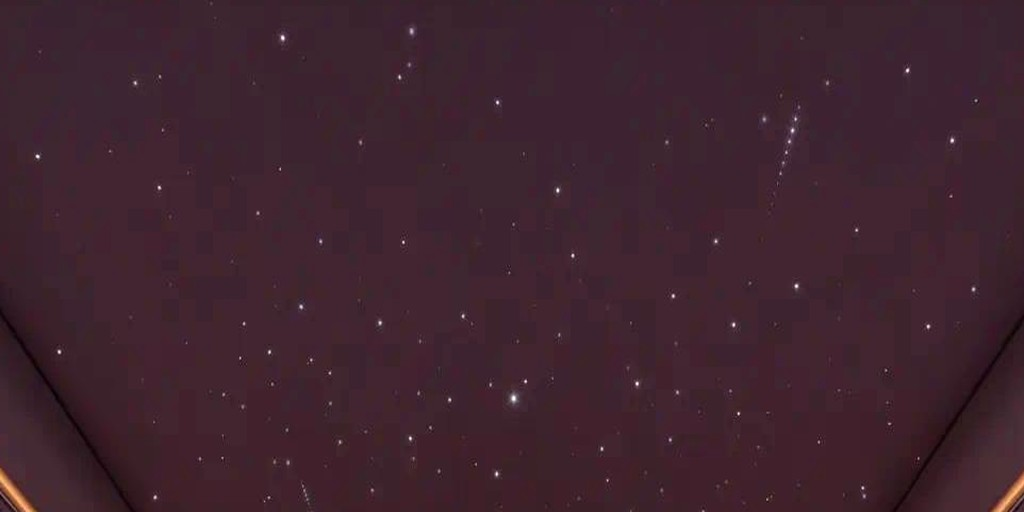
#> input picture src/assets/ref/headliner-star.jpg, 1024 x 512 px
$ python -i r29_tex_stats.py   (imports and definitions only)
#> lines starting #> are read from the running program, lines starting #| are printed output that depends on the picture; after the words box and inside, x2 and y2 are one past the last pixel; in counts of white or black regions, pixels touching at a corner belong together
#!/usr/bin/env python3
# -*- coding: utf-8 -*-
"""
R29 · 参考包贴图**统计量**抽取（开发线 C：材质/贴图）

══ 法律红线（Fab Standard License + NoAI）══════════════════════════════════
本脚本**只读**参考包 png，输出的全是**标量统计量**（中位色 / 分位 / 对比度 /
颗粒尺度 / 噪声频谱 / 法线强度 / 砌缝周期与缝宽比 / 磨损分布）。
  ✅ 允许：用这些统计值**驱动**程序化生成器调参（写进 stoneTexture.ts 的参数表）。
  ❌ 禁止：把任何 png 字节、采样图块、压缩副本写进仓库或运行时；运行时不得读这些文件。
交付物必须保持「零外部资产」。本脚本不产出任何图像文件（连缩略图都不写）。

══ 输出的统计量口径 ══════════════════════════════════════════════════════
一切几何尺度都在 **A = 1024** 的归一化网格上度量（各图原生分辨率不同，
先重采样到 1024² 再比）。因此「周期 256px」= 「沿该方向 4 个砌块/图」，
这个相对量才是能直接驱动 `STONE_TILE_METERS` 与 rows/cols 的口径。

- color      : 中位色 + 每通道 p05/p50/p95 + 亮度 L 的均值/标准差/对比度
- grain      : 高通残差的径向功率谱主频 ⇒ 颗粒主波长（px@1024 + 每图周期数）
- period     : 行/列均值剖面的循环自相关 ⇒ 砌缝周期（px@1024 + 每图块数）
- normal     : |n.xy| 均值 + 等效倾角（deg）+ 法线细节能量
- masonry    : 错缝相位（复相量法）、缝宽占比（形态学闭运算基线）、磨损/污渍低频强度

用法：
  python tools/r29_tex_stats.py [--src <dir>] [--json .qa/r29_tex_stats.json] [--res 1024]
"""
import argparse
import json
import os
import re
import sys
import time
from datetime import datetime

import numpy as np
from PIL import Image

DEFAULT_SRC = r"F:/Game/VaultCache/FabLibrary/White_castle-0ffccb05/fbx/whitecastle_fbx_extracted/WhiteCastle_FBX"
DEFAULT_JSON = ".qa/r29_tex_stats.json"

# 族归属（按文件名前缀）
FAMILY_RULES = [
    ("StoneFloor", "floor"),
    ("Wallwhite", "wall"),
    ("Wall1", "wall"),
    ("Heaven_Castle", "castle"),
    ("Details", "gold"),
    ("Rock_CliffCoastal5", "rock"),
    ("Rocks_Volume123", "rock"),
    ("DarkRockDesert", "rock"),
]

# 通道类型（按后缀）
TYPE_RULES = [
    ("_normal", "normal"),
    ("_nmap", "normal"),
    ("_gloss", "gloss"),
    ("_metalness", "metalness"),
    ("_metal", "metalness"),
    ("_albedo", "albedo"),
    ("_diff", "albedo"),
    ("_color", "albedo"),
]

ANALYSIS_RES = 1024


def hexs(rgb):
    return "#%02x%02x%02x" % tuple(max(0, min(255, int(round(c)))) for c in rgb)


def classify(name):
    stem = os.path.splitext(name)[0]
    fam = "other"
    for key, val in FAMILY_RULES:
        if stem.startswith(key):
            fam = val
            break
    typ = "albedo"
    low = stem.lower()
    for key, val in TYPE_RULES:
        if low.endswith(key):
            typ = val
            break
    return fam, typ


def box_blur(a, k, axis):
    """可分离盒式均值滤波（边缘复制填充，输出与输入同形）"""
    k = int(k)
    if k <= 1:
        return a.astype(np.float64, copy=True)
    if k % 2 == 0:
        k += 1  # 对称 same-size 卷积要求奇数窗
    pad = k // 2
    if axis == 0:
        ap = np.pad(a, ((pad, pad), (0, 0)), mode="edge")
        c = np.empty((ap.shape[0] + 1, ap.shape[1]), dtype=np.float64)
        c[0] = 0.0
        np.cumsum(ap, axis=0, dtype=np.float64, out=c[1:])
        return (c[k:] - c[:-k]) / k
    ap = np.pad(a, ((0, 0), (pad, pad)), mode="edge")
    c = np.empty((ap.shape[0], ap.shape[1] + 1), dtype=np.float64)
    c[:, 0] = 0.0
    np.cumsum(ap, axis=1, dtype=np.float64, out=c[:, 1:])
    return (c[:, k:] - c[:, :-k]) / k


def _slide(a, k, axis):
    from numpy.lib.stride_tricks import sliding_window_view

    pad = k // 2
    if axis == 0:
        ap = np.pad(a, ((pad, pad), (0, 0)), mode="edge")
        v = sliding_window_view(ap, k, axis=0)[: a.shape[0], :, :]
    else:
        ap = np.pad(a, ((0, 0), (pad, pad)), mode="edge")
        v = sliding_window_view(ap, k, axis=1)[:, :, :][:, : a.shape[1], :]
    return v


def rank_filter(a, k, axis, mode):
    """可分离 min/max 滤波（sliding_window_view，比 scipy 慢但零依赖）"""
    if k <= 1:
        return a.copy()
    v = _slide(a, k, axis)
    return v.max(axis=2) if mode == "max" else v.min(axis=2)


def closing_baseline(a, k=9):
    """形态学闭运算（先膨胀后腐蚀）⇒ 抹掉细暗缝的『无缝基线』"""
    b = rank_filter(a, k, 1, "max")
    b = rank_filter(b, k, 0, "max")
    b = rank_filter(b, k, 1, "min")
    b = rank_filter(b, k, 0, "min")
    return b


def circular_autocorr(sig):
    n = sig.size
    f = np.fft.rfft(sig - sig.mean())
    ac = np.fft.irfft(f * np.conj(f), n)
    if ac[0] <= 1e-12:
        return np.zeros(n)
    return ac / ac[0]


def find_period(prof, nmin=8, nmax=None):
    """剖面循环自相关的主周期：返回 (period_px, ac_peak, blocks_per_tile, harmonics_ok)"""
    n = prof.size
    nmax = nmax or n // 2
    ac = circular_autocorr(prof)
    seg = ac[nmin:nmax]
    if seg.size < 4:
        return None, 0.0, None, False
    # 局部极大（含平台中点）
    idx = np.where((seg[1:-1] > seg[:-2]) & (seg[1:-1] >= seg[2:]))[0] + 1
    if idx.size == 0:
        j = int(np.argmax(seg))
        period = nmin + j
        return period, float(seg[j]), round(n / period, 3), False
    cand = idx[np.argsort(seg[idx])[::-1]][:6]
    best = None
    for j in sorted(cand, key=lambda j: j):
        p = nmin + int(j)
        if p * 2 < n:
            harm = float(ac[p * 2])
        else:
            harm = float(ac[p * 2 - n])
        # 偏好：自相关高 + 二次谐波也高（真周期而非噪声孤立峰）
        score = float(seg[j]) + 0.5 * max(0.0, harm)
        if best is None or score > best[0]:
            best = (score, p, float(seg[j]), harm)
    if best is None:
        return None, 0.0, None, False
    _, p, peak, harm = best
    return p, peak, round(n / p, 3), bool(harm > 0.15)


def radial_spectrum_peak(hp, res):
    """高通残差的径向平均功率谱 ⇒ 主频（cycles/tile）与颗粒主波长（px@res）"""
    f = np.fft.rfft2(hp)
    p = np.abs(f) ** 2
    ny, nx = hp.shape
    kx = np.fft.rfftfreq(nx, d=1.0 / nx)  # cycles per tile
    ky = np.fft.fftfreq(ny, d=1.0 / ny)
    kx2 = kx[None, :] ** 2
    ky2 = (ky[:, None]) ** 2
    r = np.sqrt(kx2 + ky2)
    rb = np.round(r).astype(np.int64)
    nb = int(rb.max()) + 1
    tot = np.bincount(rb.ravel(), weights=p.ravel(), minlength=nb)
    cnt = np.bincount(rb.ravel(), minlength=nb).astype(np.float64)
    prof = np.where(cnt > 0, tot / np.maximum(cnt, 1), 0.0)
    lo = max(2, int(res * 0.008))  # 排除极低频（结构层）
    hi = min(len(prof) - 1, int(res * 0.5))
    if hi <= lo:
        return None, None
    j = int(np.argmax(prof[lo:hi])) + lo
    fc = float(j)
    if fc <= 0:
        return None, None
    return fc, (res / fc)


def analyse(path, res=ANALYSIS_RES, deep=True):
#> called with path = '../src/assets/ref/headliner-star.jpg', res = 1024, deep = True
    im = Image.open(path)
#> im is the input picture: PIL image 1024x512 RGB; mean R, G, B 62.9, 35.6, 46.7
    native = list(im.size)
#> native = [1024, 512]
    im = im.convert("RGB")
    # 原生分辨率中心裁块（只用于高频颗粒能量，避免重采样把细颗粒洗掉）
    grain_native = None
    if deep:
        cw = min(native[0], 512)
#> cw = 512
        ch = min(native[1], 512)
#> ch = 512
        cx0 = (native[0] - cw) // 2
#> cx0 = 256
        cy0 = (native[1] - ch) // 2
#> cy0 = 0
        crop = np.asarray(im.crop((cx0, cy0, cx0 + cw, cy0 + ch)), dtype=np.float32)
        lc = 0.2126 * crop[:, :, 0] + 0.7152 * crop[:, :, 1] + 0.0722 * crop[:, :, 2]
        hp_n = lc - box_blur(box_blur(lc, 3, 0), 3, 1)
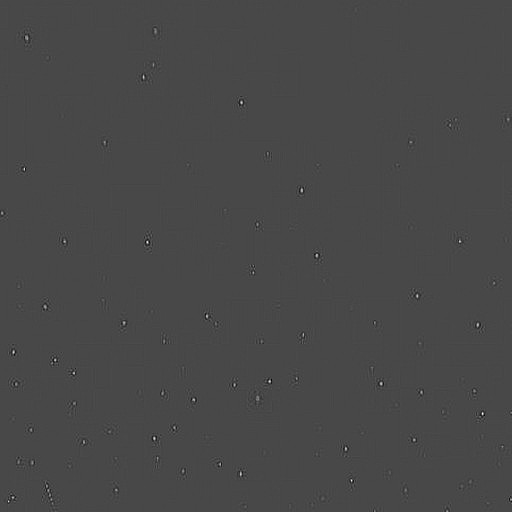
#> hp_n: shape (512, 512) float64; min -35.28, max 89.01, mean 0; drawn with min black and max white
        grain_native = float(np.std(hp_n))
#> grain_native = 1.73

    small = im.resize((res, res), Image.LANCZOS)
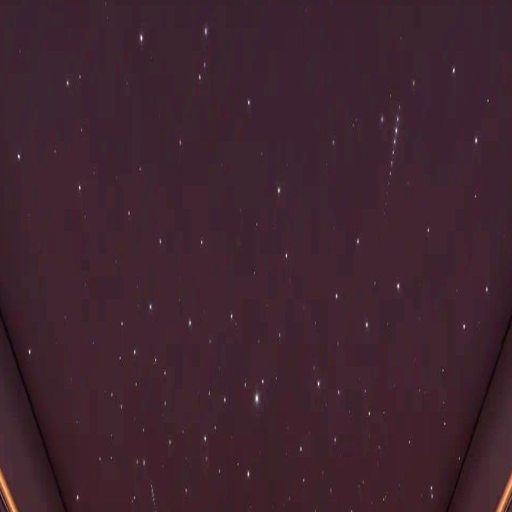
#> small: PIL image 1024x1024 RGB (shown at 1/2 size); mean R, G, B 62.9, 35.6, 46.7
    a = np.asarray(small, dtype=np.float32)
#> a: shape (1024, 1024, 3) float32
    r, g, b = a[:, :, 0], a[:, :, 1], a[:, :, 2]
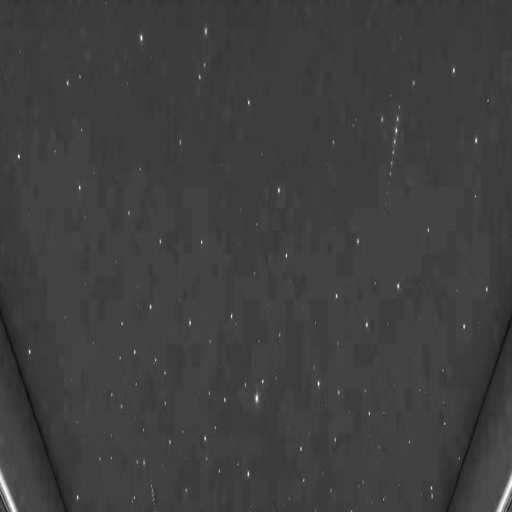
#> r: shape (1024, 1024) float32 (shown at 1/2 size); min 10, max 255, mean 62.9
    l = 0.2126 * r + 0.7152 * g + 0.0722 * b

    name = os.path.basename(path)
    fam, typ = classify(name)

    out = {
        "file": name,
        "family": fam,
        "channel": typ,
        "native_size": native,
        "analysis_res": res,
    }

    # ── 色彩 ────────────────────────────────────────────────
    ch_pct = {}
    for key, arr in (("r", r), ("g", g), ("b", b)):
        q = np.percentile(arr, [5, 50, 95])
        ch_pct[key] = [round(float(v), 1) for v in q]
#> this loop made 3 passes
#> (key, q) on passes 1 to 3: ('r', [56, 62, 68]), ('g', [30, 35, 39]), ('b', [39, 48, 51])
#> after the loop, ch_pct = {'r': [56, 62, 68], 'g': [30, 35, 39], 'b': [39, 48, 51]}
    med = np.array([ch_pct["r"][1], ch_pct["g"][1], ch_pct["b"][1]])
#> med = [62, 35, 48]
    lq = np.percentile(l, [5, 25, 50, 75, 95])
#> lq = [37.1, 40.66, 41.61, 43.82, 45.39]
    out["median_hex"] = hexs(med)
    out["median_rgb"] = [int(round(v)) for v in med]
    out["channel_p05_p50_p95"] = ch_pct
    out["lum_pct"] = {k: round(float(v), 1) for k, v in zip(("p05", "p25", "p50", "p75", "p95"), lq)}
    out["lum_mean"] = round(float(l.mean()), 2)
    out["lum_std"] = round(float(l.std()), 2)
    out["contrast_p95_p05"] = round(float(lq[4] - lq[0]), 2)
    out["contrast_rms"] = round(float(l.std() / max(l.mean(), 1e-6)), 4)
    out["warm_bias_R_minus_B"] = round(float((r - b).mean()), 2)
    out["mean_saturation"] = round(float((a.max(axis=2) - a.min(axis=2)).mean()), 2)

    # ── 颗粒主尺度（高通残差径向功率谱）─────────────────────
    blur = box_blur(box_blur(l, 5, 0), 5, 1)
    hp = l - blur
    out["detail_std"] = round(float(hp.std()), 3)
    out["grain_std_native"] = round(grain_native, 3) if grain_native is not None else None
    try:
        fc, wl = radial_spectrum_peak(hp, res)
#> in radial_spectrum_peak, `p = np.abs(f) ** 2`:
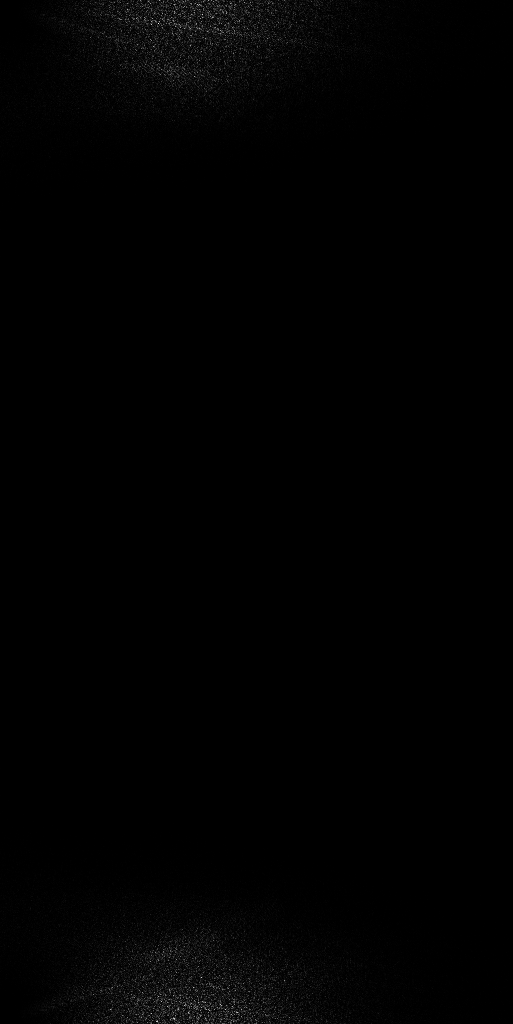
#> p: shape (1024, 513) float64; min 0.498, max 930984944.7, mean 6620602.1; drawn with min black and max white
#> in radial_spectrum_peak, `tot = np.bincount(rb.ravel(), weights=p.ravel(), minlength=nb)`: tot = 725 values, max 2.1e+10 at index 230, min 13.53 at index 724, mean 4.8e+09
#> in radial_spectrum_peak, `prof = np.where(cnt > 0, tot / np.maximum(cnt, 1), 0.0)`: prof = 725 values, max 39349911.7 at index 163, min 13.53 at index 724, mean 8572423.9
#> in radial_spectrum_peak, `hi = min(len(prof) - 1, int(res * 0.5))`: hi = 512
#> in radial_spectrum_peak, `j = int(np.argmax(prof[lo:hi])) + lo`: j = 163
#> fc = 163; wl = 6.28
        out["grain_cycles_per_tile"] = round(fc, 2) if fc else None
        out["grain_wave_px"] = round(wl, 2) if wl else None
    except Exception as e:  # noqa: BLE001
        out["grain_cycles_per_tile"] = None
        out["grain_wave_px"] = None
        out["grain_error"] = str(e)[:120]

    # ── 周期性砌缝（行/列均值剖面自相关）────────────────────
    px, peak_x, bx, hx = find_period(l.mean(axis=0))
#> in circular_autocorr, `ac = np.fft.irfft(f * np.conj(f), n)`: ac = 1024 values, max 1320.2 at index 0, min -376.5 at index 106, mean 1.15e-10
#> in find_period, `ac = circular_autocorr(prof)`: ac = 1024 values, max 1 at index 0, min -0.285 at index 106, mean 8.72e-14
#> in find_period, `seg = ac[nmin:nmax]`: seg = 504 values, max 0.716 at index 0, min -0.285 at index 98, mean -0.0128
#> in find_period, `idx = np.where((seg[1:-1] > seg[:-2]) & (seg[1:-1] >= seg[2:]))[0] + 1`: idx = 31 values from 51 to 502
#> in find_period, `cand = idx[np.argsort(seg[idx])[::-1]][:6]`: cand = [218, 213, 502, 152, 168, 172]
#> the loop in find_period, `for j in sorted(cand, key=lambda j: j):` made 6 passes
#> (j, p, harm, score, best) on passes 1, 4, 5, 6: (152, 160, -0.226, 0.0736, (0.0736, 160, 0.0736, -0.226)), (213, 221, -0.0705, 0.185, (0.185, 221, 0.185, -0.0705)), (218, 226, -0.0535, 0.19, (0.19, 226, 0.19, -0.0535)), (502, 510, 0.826, 0.552, (0.552, 510, 0.139, 0.826))
#> (j, p, harm, score) on passes 2 to 3: (168, 176, -0.0986, 0.0661), (172, 180, -0.0746, 0.0635)
#> in find_period, `_, p, peak, harm = best`: peak = 0.139
#> px = 510; peak_x = 0.139; bx = 2.01; hx = True
    py, peak_y, byy, hy = find_period(l.mean(axis=1))
#> the loop in find_period (call 2), `for j in sorted(cand, key=lambda j: j):` made 6 passes
#> (j, p, harm, score, best) on passes 1 to 2: (71, 79, 0.24, 0.481, (0.481, 79, 0.36, 0.24)), (83, 91, 0.258, 0.496, (0.496, 91, 0.367, 0.258))
#> (j, p, harm, score) on passes 3 to 6: (167, 175, -0.279, 0.272), (279, 287, -0.436, -0.218), (306, 314, -0.323, -0.203), (324, 332, -0.31, -0.218)
#> py = 91; peak_y = 0.367; byy = 11.25; hy = True
    out["period_x_px"] = px
    out["period_x_ac"] = round(peak_x, 3)
    out["period_x_blocks"] = bx
    out["period_x_harmonic"] = hx
    out["period_y_px"] = py
    out["period_y_ac"] = round(peak_y, 3)
    out["period_y_blocks"] = byy
    out["period_y_harmonic"] = hy

    # ── 法线强度（仅 normal 通道）───────────────────────────
    if typ == "normal":
        nx = r / 255.0 * 2.0 - 1.0
        ny = g / 255.0 * 2.0 - 1.0
        nz = b / 255.0 * 2.0 - 1.0
        mag = np.sqrt(nx * nx + ny * ny)
        out["normal_mean_xy_mag"] = round(float(mag.mean()), 4)
        out["normal_p95_xy_mag"] = round(float(np.percentile(mag, 95)), 4)
        out["normal_mean_tilt_deg"] = round(float(np.degrees(np.arctan2(mag.mean(), max(nz.mean(), 1e-6)))), 2)
        out["normal_detail_std"] = round(float(mag.std()), 4)
        out["normal_z_mean"] = round(float(nz.mean()), 4)
        # 缝/倒角的真实宽度占比：法线偏离平坦的像素比例（p85 门限 = 坡面/沟槽覆盖）。
        # 比从 albedo 阈值抠暗线稳得多——它不受污渍/明度漂移影响。
        out["relief_ratio_p85"] = round(float((mag > np.percentile(mag, 85)).mean()), 4)
        # 法线自身的周期（砌缝网格在法线图里往往比 albedo 清晰）
        npx, npkx, nbx, _ = find_period(mag.mean(axis=0))
        npy, npky, nby, _ = find_period(mag.mean(axis=1))
        out["normal_period_x_px"] = npx
        out["normal_period_x_blocks"] = nbx
        out["normal_period_x_ac"] = round(npkx, 3)
        out["normal_period_y_px"] = npy
        out["normal_period_y_blocks"] = nby
        out["normal_period_y_ac"] = round(npky, 3)

    # ── 砌体结构（仅 albedo）：错缝相位 / 缝宽占比 / 磨损污渍 ──
    if typ == "albedo" and deep:
        try:
            k = 9
            base = closing_baseline(l, k)
            dark = base - l  # 细暗缝 ⇒ 正值
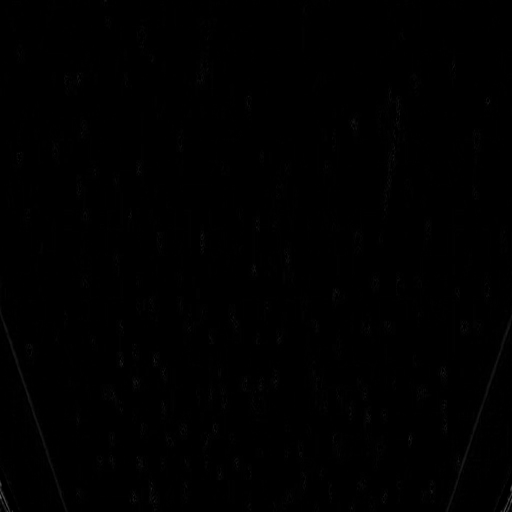
#> dark: shape (1024, 1024) float32 (shown at 1/2 size); min 0, max 107.1, mean 0.6
            # 阈值取得偏严（2σ）：宁可少捕也不把高频噪声读成缝。
            # ⚠ 实测 StoneFloor 这类低对比高噪底材该值会虚高到 0.5 —— 判"是不是真砌缝"
            #   必须看 joint_is_grid（暗缝掩膜自身的周期是否与全图周期一致），单看比值会误判。
            thr = max(3.0, float(dark.std()) * 2.0)
#> thr = 4.14
            mask = dark > thr
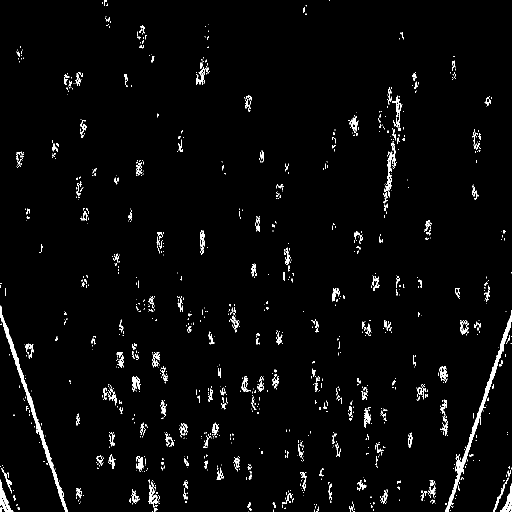
#> mask: shape (1024, 1024) bool (shown at 1/2 size); 2.5% white; 1430 white regions (1202 under 20 px), largest, box (x1, y1, x2, y2) and area: (890, 620, 1024, 1024) 2834, (0, 611, 136, 1024) 2740, (0, 959, 22, 1024) 561
            out["joint_ratio"] = round(float(mask.mean()), 4)
            # 缝是否成网格：暗缝掩膜自身的 x/y 均值剖面周期（与全图周期一致 ⇒ 真砌缝，
            # 否则只是高频噪声被阈值误捕）
            mp = mask.astype(np.float32)
            jpx, jpkx, _, _ = find_period(mp.mean(axis=0))
#> jpx = 58; jpkx = 0.184
            jpy, jpky, _, _ = find_period(mp.mean(axis=1))
#> jpy = 68; jpky = 0.369
            out["joint_mask_period_x"] = jpx
            out["joint_mask_period_x_ac"] = round(jpkx, 3)
            out["joint_mask_period_y"] = jpy
            out["joint_mask_period_y_ac"] = round(jpky, 3)
            out["joint_is_grid"] = bool(
                jpkx > 0.12 and jpx is not None and px is not None and abs(jpx - px) <= max(4, px * 0.12)
            )

            # 低频（污渍/磨损）强度：大盒滤波后 std 占全局 std 的比例
            low = box_blur(box_blur(l, 33, 0), 33, 1)
            out["lowfreq_std_ratio"] = round(float(low.std() / max(l.std(), 1e-6)), 4)
            out["lowfreq_p95_p05"] = round(float(np.percentile(low, 95) - np.percentile(low, 5)), 2)

            # 错缝：把图按水平缝分成条带，逐条带求 x 向基频复相量
            if py and py >= 8:
                bands = max(2, int(round(res / py)))
#> bands = 11
                bh = res / bands
#> bh = 93.09
                ph = []
                for i in range(bands):
                    y0 = int(i * bh)
                    y1 = int((i + 1) * bh)
                    if y1 - y0 < 8:
                        continue
                    band = l[y0:y1, :]
                    if px and px >= 8:
                        xs = np.arange(res, dtype=np.float64)
                        # x 向基频复相量：Z 的辐角 = 该条带竖缝图案的相位（px 内偏移）
                        z = np.exp(-2j * np.pi * xs / px)
                        prof = (band - band.mean()).mean(axis=0)
                        Z = np.sum(prof * z)
                        amp = float(np.abs(Z))
                        if amp > 1e-6:
                            phase = float(np.angle(Z))
                            ph.append(((phase / (2 * np.pi)) % 1.0, amp))
#> this loop made 11 passes
#> (y0, y1, amp, phase) on passes 1 to 11: (0, 93, 398.2, 2.28), (93, 186, 76.71, 0.416), (186, 279, 200.4, -2.83), (279, 372, 106.1, -1.8), (372, 465, 274.9, -2.99), (465, 558, 510.4, 3.1), (558, 651, 1009.9, 2.92), (651, 744, 1707.2, 3.04), (744, 837, 1010.1, -3.08), (837, 930, 113.1, 2.49), (930, 1024, 2762.5, -0.0195)
#> pass 1, in analyse, `band = l[y0:y1, :]`:
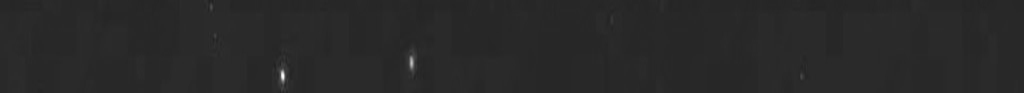
#> band: shape (93, 1024) float32; min 33.32, max 250, mean 41.3
#> after the loop, ph = [(0.363, 398.2), (0.0662, 76.71), (0.549, 200.4), (0.714, 106.1), (0.524, 274.9), (0.494, 510.4), (0.464, 1009.9), (0.484, 1707.2), (0.51, 1010.1), (0.397, 113.1), (0.997, 2762.5)]
                if len(ph) >= 2:
                    fr = np.array([p[0] for p in ph])
#> fr = [0.363, 0.0662, 0.549, 0.714, 0.524, 0.494, 0.464, 0.484, 0.51, 0.397, 0.997]
                    # 与首条带的相位差（环形）
                    d = (fr - fr[0]) % 1.0
#> d = [0, 0.703, 0.186, 0.351, 0.16, 0.13, 0.101, 0.121, 0.147, 0.0333, 0.633]
                    off = np.where(d > 0.5, d - 1.0, d)
#> off = [0, -0.297, 0.186, 0.351, 0.16, 0.13, 0.101, 0.121, 0.147, 0.0333, -0.367]
                    staggered = np.abs(off) > 0.15
#> staggered = [False, True, True, True, True, False, False, False, False, False, True]
                    out["stagger_bands"] = int(len(ph))
                    out["stagger_ratio"] = round(float(staggered.mean()), 3)
                    if staggered.any():
                        out["stagger_offset_frac"] = round(float(np.median(np.abs(off[staggered]))), 3)
                    else:
                        out["stagger_offset_frac"] = 0.0
            # 砌块长宽比（由周期推得）
            if px and py:
                out["block_aspect_w_over_h"] = round(float(px / py), 3)
        except Exception as e:  # noqa: BLE001
            out["structure_error"] = str(e)[:160]
    return out


# [115 lines left out: functions aggregate, main, not called in this run]


# [2 lines not run here, left out]

>>> result = analyse('../src/assets/ref/headliner-star.jpg')
#> result = 39 items
